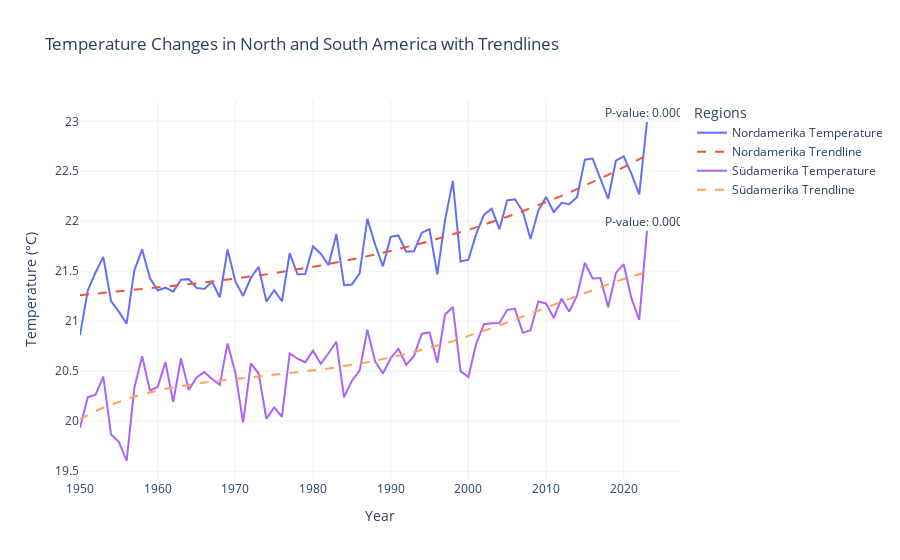

This figure's notebook cell:
### Code cell
# Aufruf der Funktion
plot_temperature_with_trendlines(df_combined, p_values_df)
